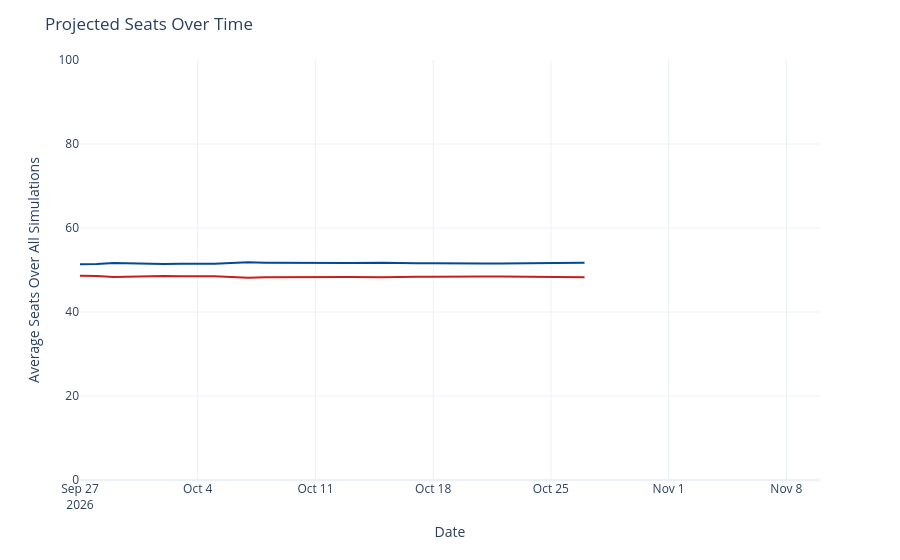

The cell this chart's notebook holds for it:
### Code cell
seats_over_time = output_ts[(output_ts['geo'] == 'US Senate') &
                             (output_ts['type'] == 'seats')]
seats_over_time['rep_seats'] = seats_over_time['y'].map(lambda x: 100 - x)
seats_over_time = seats_over_time.rename({'y': 'Democrats', 'rep_seats': 'Republicans'}, axis=1)
seats_time_ser = px.line(seats_over_time, x='date', y=['Democrats', 'Republicans'], template='plotly_white',
                        color_discrete_map={'Democrats': '#004b97', 'Republicans': '#c71e1d'},)
seats_time_ser.update_traces(hovertemplate="%{y:.1f}")
seats_time_ser.update_layout(
    xaxis=dict(range=[pd.to_datetime('2026-09-27'), pd.to_datetime('2026-11-10')]),
    yaxis=dict(range=[0, 100]),
    xaxis_title='Date',
    yaxis_title='Average Seats Over All Simulations',
    title=dict(text="Projected Seats Over Time"),
    hovermode="x",
    showlegend=False
)
seats_time_ser

### Figure 1 — Plotly figure (JSON) as saved in the notebook; plotly's stock layout.template omitted (floating-point values rounded to 4 significant figures)
{"data": [{"hovertemplate": "%{y:.1f}", "legendgroup": "Democrats", "line": {"color": "#004b97", "dash": "solid"}, "marker": {"symbol": "circle"}, "mode": "lines", "name": "Democrats", "orientation": "v", "showlegend": true, "type": "scatter", "x": ["2026-09-27", "2026-09-28", "2026-09-29", "2026-09-30", "2026-10-01", "2026-10-02", "2026-10-03", "2026-10-04", "2026-10-05", "2026-10-06", "2026-10-07", "2026-10-08", "2026-10-09", "2026-10-10", "2026-10-11", "2026-10-12", "2026-10-13", "2026-10-15", "2026-10-16", "2026-10-17", "2026-10-18", "2026-10-19", "2026-10-20", "2026-10-21", "2026-10-22", "2026-10-23", "2026-10-24", "2026-10-25", "2026-10-26", "2026-10-27"], "xaxis": "x", "y": [51.35, 51.4, 51.64, 51.51, 51.41, 51.42, 51.47, 51.47, 51.48, 51.68, 51.82, 51.75, 51.71, 51.62, 51.6, 51.62, 51.64, 51.74, 51.6, 51.58, 51.61, 51.53, 51.53, 51.56, 51.57, 51.59, 51.63, 51.62, 51.69, 51.7], "yaxis": "y"}, {"hovertemplate": "%{y:.1f}", "legendgroup": "Republicans", "line": {"color": "#c71e1d", "dash": "solid"}, "marker": {"symbol": "circle"}, "mode": "lines", "name": "Republicans", "orientation": "v", "showlegend": true, "type": "scatter", "x": ["2026-09-27", "2026-09-28", "2026-09-29", "2026-09-30", "2026-10-01", "2026-10-02", "2026-10-03", "2026-10-04", "2026-10-05", "2026-10-06", "2026-10-07", "2026-10-08", "2026-10-09", "2026-10-10", "2026-10-11", "2026-10-12", "2026-10-13", "2026-10-15", "2026-10-16", "2026-10-17", "2026-10-18", "2026-10-19", "2026-10-20", "2026-10-21", "2026-10-22", "2026-10-23", "2026-10-24", "2026-10-25", "2026-10-26", "2026-10-27"], "xaxis": "x", "y": [48.65, 48.6, 48.36, 48.49, 48.59, 48.58, 48.53, 48.53, 48.52, 48.32, 48.18, 48.25, 48.29, 48.38, 48.4, 48.38, 48.36, 48.26, 48.4, 48.42, 48.39, 48.47, 48.47, 48.44, 48.43, 48.41, 48.37, 48.38, 48.31, 48.3], "yaxis": "y"}], "layout": {"hovermode": "x", "legend": {"title": {"text": "variable"}, "tracegroupgap": 0}, "margin": {"t": 60}, "showlegend": false, "title": {"text": "Projected Seats Over Time"}, "xaxis": {"anchor": "y", "domain": [0, 1], "range": ["2026-09-27T00:00:00", "2026-11-10T00:00:00"], "title": {"text": "Date"}}, "yaxis": {"anchor": "x", "domain": [0, 1], "range": [0, 100], "title": {"text": "Average Seats Over All Simulations"}}}}
